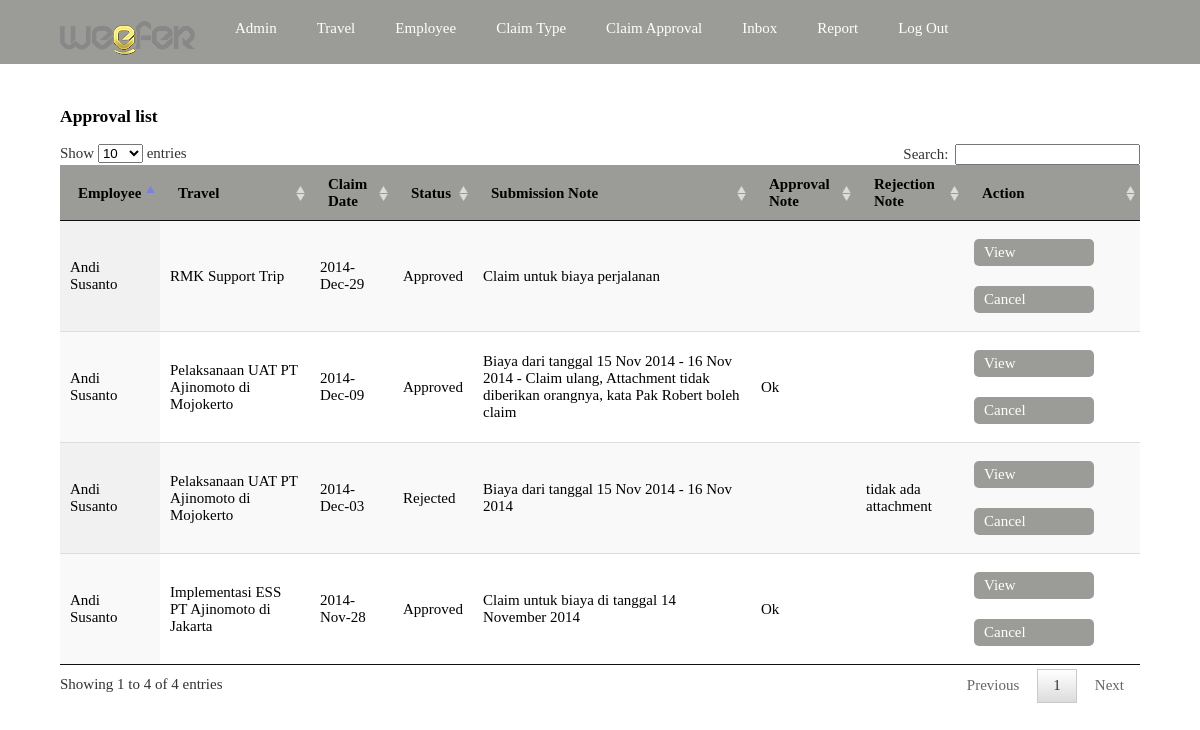
/claim/adminarea/claimapproval.php (signed in), run on the app's committed database.
### tables this page shows
CREATE TABLE `claimtransaction` (
  `Id` int(10) unsigned NOT NULL AUTO_INCREMENT,
  `Employee` int(10) unsigned NOT NULL,
  `ClaimDate` datetime NOT NULL,
  `Travel` int(10) unsigned NOT NULL,
  `Status` int(10) unsigned NOT NULL,
  `SubmissionNote` varchar(150) DEFAULT NULL,
  `ApprovalNote` varchar(150) DEFAULT NULL,
  `RejectionNote` varchar(150) DEFAULT NULL,
  `LockField` int(10) unsigned DEFAULT NULL,
  `ProcessedDate` datetime DEFAULT NULL,
  PRIMARY KEY (`Id`),
  KEY `FK_claimtransaction_travel` (`Travel`),
  KEY `FK_claimtransaction_employee` (`Employee`),
  CONSTRAINT `FK_claimtransaction_employee` FOREIGN KEY (`Employee`) REFERENCES `employee` (`Id`),
  CONSTRAINT `FK_claimtransaction_travel` FOREIGN KEY (`Travel`) REFERENCES `travel` (`Id`)
);

CREATE TABLE `employee` (
  `Id` int(10) unsigned NOT NULL AUTO_INCREMENT,
  `Code` varchar(20) NOT NULL,
  `Name` varchar(50) NOT NULL,
  `UserName` varchar(45) NOT NULL,
  `StoredPassword` varchar(100) NOT NULL,
  `IsActive` tinyint(1) NOT NULL,
  `LockField` int(10) unsigned DEFAULT NULL,
  `ChangePasswordOnLogIn` tinyint(1) NOT NULL,
  PRIMARY KEY (`Id`),
  UNIQUE KEY `i_employee_code` (`Code`),
  UNIQUE KEY `i_employee_username` (`UserName`)
);

CREATE TABLE `travel` (
  `Id` int(10) unsigned NOT NULL AUTO_INCREMENT,
  `Name` varchar(80) NOT NULL,
  `StartDate` datetime NOT NULL,
  `UntilDate` datetime NOT NULL,
  `LockField` int(10) unsigned DEFAULT NULL,
  `Closed` tinyint(1) NOT NULL,
  PRIMARY KEY (`Id`)
);

### claim/classes/AdminInbox.php (called while the page is built, shortened)
<?php include_once('BaseObject.php'); ?>
<?php
class AdminInbox extends BaseObject{
   public static function LoadCollection($mySQLi, $Criteria = '1 = 1',$sort='',$page=0,$totalitem=0){
       $tmpQuery = "SELECT  * FROM ".self::TABLENAME." WHERE ".$mySQLi->real_escape_string($Criteria);
       if ($result = $mySQLi->query($tmpQuery)){
           $AdminInboxs = array();
           return $AdminInboxs;
       }
       else
       {
           throw new InvalidQueryException;
       }
   }
}
?>

### claim/classes/ClaimTransaction.php (called while the page is built, shortened)
<?php include_once('BaseObject.php'); ?>
<?php
class ClaimTransaction extends BaseObject{
    public $Status;
    public static function getStatusOptions(){
        return array(
        self::STATUS_ENTERED =>'Entered',
        self::STATUS_SUBMITTED =>'Submitted',
        self::STATUS_APPROVED =>'Approved',
        self::STATUS_REJECTED =>'Rejected',
        );
    }
    public function getStatusText(){
        $tmpStatusOptions = ClaimTransaction::getStatusOptions();
        return isset($tmpStatusOptions[$this->Status]) ? $tmpStatusOptions[$this->Status] : "unknown status {$this->Status}";
    }
   public static function LoadCollection($mySQLi, $Criteria = '1 = 1',$sort='',$page=0,$totalitem=0){
       $tmpQuery = "SELECT  * FROM ".self::TABLENAME." WHERE ".$mySQLi->real_escape_string($Criteria);
       if ($sort != ''){ $tmpQuery .= " "."ORDER BY ".$sort; }
       if ($result = $mySQLi->query($tmpQuery)){
           $ClaimTransactions = array();
           while ($row = $result->fetch_array()){
               $tmpClaimTransaction = new ClaimTransaction($mySQLi);
               $tmpClaimTransaction->Id = $row['Id'];
               $tmpClaimTransaction->LockField = $row['LockField'];
               $tmpClaimTransaction->Travel = $row['Travel'];
               $tmpClaimTransaction->Employee = $row['Employee'];
               $tmpClaimTransaction->Status = $row['Status'];
               $tmpClaimTransaction->SubmissionNote = $row['SubmissionNote'];
               $tmpClaimTransaction->ApprovalNote = $row['ApprovalNote'];
               $tmpClaimTransaction->RejectionNote = $row['RejectionNote'];
               $tmpClaimTransaction->ClaimDate = strtotime($row['ClaimDate']);
               $tmpClaimTransaction->ProcessedDate = strtotime($row['ProcessedDate']);
               $ClaimTransactions[] = $tmpClaimTransaction;
           }
           return $ClaimTransactions;
       }
       else
       {
           throw new InvalidQueryException;
       }
   }
}
?>

### claim/classes/Employee.php (called while the page is built, shortened)
<?php
class Employee extends UserBase{
   public static function GetObjectByKey($mySQLi, $Id){
       if($result = $mySQLi->query("SELECT * FROM ".self::TABLENAME." WHERE Id = ".$mySQLi->real_escape_string($Id)." LIMIT 1")){
           if($row = $result->fetch_array()){
               $tmpEmployee = new Employee($mySQLi);
               $tmpEmployee->Id = $row['Id'];
               $tmpEmployee->StoredPassword = $row['StoredPassword'];
               $tmpEmployee->IsActive = $row['IsActive'];
               $tmpEmployee->Code = $row['Code'];
               $tmpEmployee->UserName = $row['UserName'];
               $tmpEmployee->Name = $row['Name'];
               $tmpEmployee->ChangePasswordOnLogIn = $row['ChangePasswordOnLogIn'];
               $tmpEmployee->LockField = $row['LockField'];
               return $tmpEmployee;
           }
           else
           {
               return false;
           }
       }
       else
       {
           throw new InvalidQueryException;
       }
   }
}
?>

### claim/classes/Travel.php (called while the page is built, shortened)
<?php include_once('BaseObject.php'); ?>
<?php
class Travel extends BaseObject{
   public static function GetObjectByKey($mySQLi, $Id){
       if($result = $mySQLi->query("SELECT * FROM ".self::TABLENAME." WHERE Id = ".$mySQLi->real_escape_string($Id)." LIMIT 1")){
           if($row = $result->fetch_array()){
               $tmpTravel = new Travel($mySQLi);
               $tmpTravel->Id = $row['Id'];
               $tmpTravel->StartDate = strtotime($row['StartDate']);
               $tmpTravel->UntilDate = strtotime($row['UntilDate']);
               $tmpTravel->Closed = $row['Closed'];
               $tmpTravel->Name = $row['Name'];
               $tmpTravel->LockField = $row['LockField'];
               return $tmpTravel;
           }
           else
           {
               return false;
           }
       }
       else
       {
           throw new InvalidQueryException;
       }
   }
}
?>

### claim/classes/BaseObject.php (called while the page is built, shortened)
<?php
abstract class BaseObject{
	protected $Id;
	public function get_Id(){
		return $this->Id;
	}
}
?>

### claim/adminarea/claimapproval.php (the view, shortened to what this page needs)
<?php
    include('header.php');
?>
<?php
    include_once('../classes/ClaimTransaction.php');
    include_once('../classes/Employee.php');
    include_once('../classes/Travel.php');
    $Conn = Connection::get_DefaultConnection();
    $claimTransactions = ClaimTransaction::LoadCollection($Conn,'Status <> 0','ClaimDate DESC');
?><div class="view_data">
<h3>Approval list</h3>
<table id="datatable" class="display">
    <thead>
        <tr>
            <th>Employee</th>
            <th>Travel</th>
            <th>Claim Date</th>
            <th>Status</th>
            <th>Submission Note</th>
            <th>Approval Note</th>
            <th>Rejection Note</th>
            <th>Action</th>
        </tr>
    </thead>
    <tbody>
        <?php
            foreach($claimTransactions as $claimTransaction){
                ?>
                    <tr>
                        <td><?php $employee = Employee::GetObjectByKey($Conn, $claimTransaction->Employee); echo $employee->Name; ?></td>
                        <td><?php $Travel = Travel::GetObjectByKey($Conn, $claimTransaction->Travel); echo $Travel->Name; ?></td>
                        <td><?php echo date('Y-M-d',$claimTransaction->ClaimDate); ?></td>
                        <td><?php echo $claimTransaction->getStatusText(); ?></td>
                        <td><?php echo $claimTransaction->SubmissionNote; ?></td>
                        <td><?php echo $claimTransaction->ApprovalNote; ?></td>
                        <td><?php echo $claimTransaction->RejectionNote; ?></td>
                        <td>
                            <a href="viewclaim.php?Id=<?php echo $claimTransaction->get_Id(); ?>">View</a>
                            <a href="cancelclaimapproval.php?Id=<?php echo $claimTransaction->get_Id(); ?>">Cancel</a>
                        </td>
                    </tr>
                <?php
            }
        ?>
    </tbody>
</table>
</div>
<?php
    include('footer.php');
?>

### claim/adminarea/header.php (shortened to what this page needs)
<?php
    include_once('../classes/AdminInbox.php');
    $Conn = Connection::get_DefaultConnection();
?>
<!DOCTYPE html>
<html lang="en">
  <head>
    <link rel="stylesheet" type="text/css" href="css/weefer_claim.css">
    <link rel="stylesheet" type="text/css" href="../jquery/datatable/css/jquery.dataTables.min.css">
    <link type="text/css" rel="stylesheet" href="../jquery/formValidation/css/validationEngine.jquery.css"/>
    <link type="text/css" rel="stylesheet" href="../jquery/jquery-ui-1.11.2/jquery-ui.min.css"/>
  </head>
  <body>
    <div class="navigation">
      <ul>
        <li><a href="index.php"><img src="../asset/images/logo.png"></a></li>
          <li><a href="admin.php">Admin</a></li>
          <li><a href="travel.php">Travel</a></li>
          <li><a href="employee.php">Employee</a></li>
          <li><a href="claimtype.php">Claim Type</a></li>
          <li><a href="claimapproval.php">Claim Approval</a></li>
          <?php $count = count(AdminInbox::LoadCollection($Conn,"IsRead = 0"));?>
          <li><a href="inbox.php"><?php echo ($count > 0) ? "<b>Inbox(".$count.")</b>" : "Inbox" ; ?></a></li>
          <li><a href="report.php">Report</a></li>
          <li><a href="logout.php">Log Out</a></li>
      </ul>
    </div>

### claim/adminarea/footer.php (shortened to what this page needs)
  </body>
</html>

### claim/adminarea/css/weefer_claim.css (style rules this page uses)
body { margin: 0; padding: 0; }
.navigation { font: 15px "Tahoma"; width: 100%; background: #9B9B98; color: #FFF; display: inline-block; }
.navigation ul { list-style: none; }
.navigation ul li { float: left; padding: 5px 10px; }
.navigation ul li a:link, .navigation ul li a:visited { padding: 5px 10px; color: #FFF; text-decoration: none; }
.view_data { font: 15px "Tahoma"; padding: 20px 60px; }
.view_data a:link, .view_data a:visited { padding: 5px 10px; margin: 10px 5px 10px 0; display: block; width: 100px; float: left; background: #9B9B98; border: none; color: #FFF; text-decoration: none; border-radius: 5px; }
.view_data table { clear: both; width: 100%; border-top: 1px solid #9B9B98; border-bottom: 1px solid #9B9B98; }
.view_data table thead { background: #9B9B98; }
.view_data table th { text-align: left; }

### data on the page
claimtransaction: Employee.Name "Andi Susanto", Travel.Name "RMK Support Trip", ClaimDate "2014-Dec-29", Status "Approved", SubmissionNote "Claim untuk biaya perjalanan"
claimtransaction: Employee.Name "Andi Susanto", Travel.Name "Pelaksanaan UAT PT Ajinomoto di Mojokerto", ClaimDate "2014-Dec-09", Status "Approved", SubmissionNote "Biaya dari tanggal 15 Nov 2014 - 16 Nov 2014 - Claim ulang, Attachment tidak diberikan orangnya, kata Pak Robert boleh claim", ApprovalNote "Ok"
claimtransaction: Employee.Name "Andi Susanto", Travel.Name "Pelaksanaan UAT PT Ajinomoto di Mojokerto", ClaimDate "2014-Dec-03", Status "Rejected", SubmissionNote "Biaya dari tanggal 15 Nov 2014 - 16 Nov 2014", RejectionNote "tidak ada attachment"
claimtransaction: Employee.Name "Andi Susanto", Travel.Name "Implementasi ESS PT Ajinomoto di Jakarta", ClaimDate "2014-Nov-28", Status "Approved", SubmissionNote "Claim untuk biaya di tanggal 14 November 2014", ApprovalNote "Ok"
